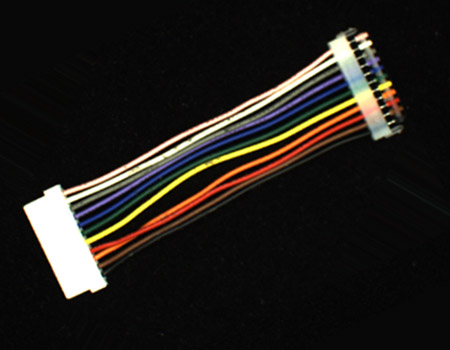
#> input picture 1211/harness.jpg, 450 x 350 px
$ python haress2hough.py
#> lines starting #> are read from the running program, lines starting #| are printed output that depends on the picture; after the words box and inside, x2 and y2 are one past the last pixel; in counts of white or black regions, pixels touching at a corner belong together
# 하네스를 확률 하프변환으로 수정해보기

import cv2
import numpy as np

image = cv2.imread('harness.jpg', cv2.IMREAD_COLOR)
#> image is the input picture: shape (350, 450, 3); mean B, G, R 26.5, 30.4, 33.7
if image is None:
    raise Exception("영상 파일 읽기 에러")

gray = cv2.cvtColor(image, cv2.COLOR_BGR2GRAY) # 그레이로 영상 변환
_, th_gray = cv2.threshold(gray, 240, 255, cv2.THRESH_BINARY) #이진 영상 변환
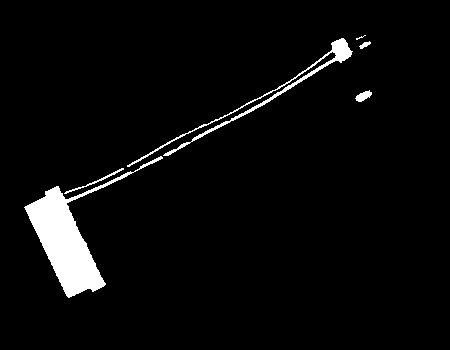
#> th_gray: shape (350, 450); 3.9% white; 6 white regions (1 under 20 px), largest, box (x1, y1, x2, y2) and area: (24, 156, 163, 298) 4532, (127, 38, 353, 167) 1376, (64, 168, 124, 194) 130, (355, 90, 372, 102) 114, (359, 41, 371, 49) 47
kernel = np.ones((3,3), np.uint8)
morph = cv2.erode(th_gray, kernel, iterations=2) # 침식 연산 - 2번 반복
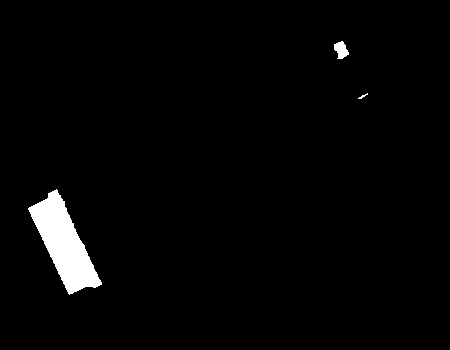
#> morph: shape (350, 450); 2.3% white; 3 white regions

contour, hr = cv2.findContours(morph, cv2.RETR_EXTERNAL, cv2.CHAIN_APPROX_SIMPLE)
#> contour = 3 contours, 1 with area under 20; largest, box (x1, y1, x2, y2) and area: (28, 189, 102, 295) 3326, (334, 41, 349, 59) 150; hr = [[1, -1, -1, -1], [2, 0, -1, -1], [-1, 1, -1, -1]]
sorted_cont = sorted(contour, key=cv2.contourArea, reverse=True)
#> sorted_cont has the same summary as contour
rect = cv2.boundingRect(sorted_cont[0])
#> rect = (28, 189, 74, 106)
x, y, w, h = np.add(rect, (-10, -10, 20, 20)) # 검출 객체 사각형 크기 확대
#> x = 18; y = 179; w = 94; h = 126
roi = th_gray[y:y+h, x:x+w]
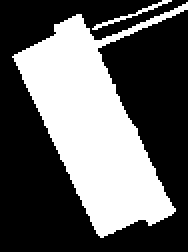
#> roi: shape (126, 94) (shown 2 times larger); 37.6% white; 2 white regions, box (x1, y1, x2, y2) and area: (6, 1, 94, 119) 4377, (46, 0, 86, 15) 76
rho, theta = 1, np.pi / 180 # 허프 변환 거리 간격, 각도 간격
canny = cv2.Canny(roi, 40, 100) # 케니 에지 검출
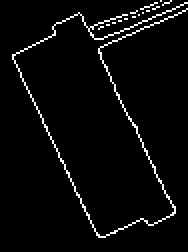
#> canny: shape (126, 94) (shown 2 times larger); 3.7% white in thin lines or dots, all inside (x1, y1, x2, y2) = (6, 0, 94, 119)

lines = cv2.HoughLinesP(canny, rho, theta, 50, None, 50, 10) #OpenCV함수
#> lines = [[6, 27, 48, 117], [49, 26, 87, 105]]

cv2.rectangle(morph, (x,y,w,h), 100, 2) #큰 객체 사각형 표시
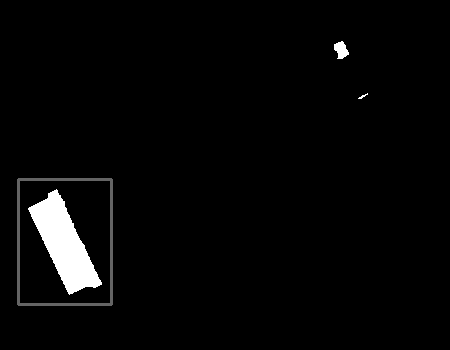
#> morph: shape (350, 450); 0.83% of pixels changed, all inside (x1, y1, x2, y2) = (17, 178, 113, 306)

canny = cv2.cvtColor(canny, cv2.COLOR_GRAY2BGR)

for line in lines:
    # line - 각 선의 정보를 포함하는 배열, 각 요소는 [x1, y1, x2, y2] 형식의 좌표
    x1, y1, x2, y2 = line[0]
    cv2.line(canny, (x1,y1), (x2,y2), (0,0,255), 2)
#> this loop made 2 passes
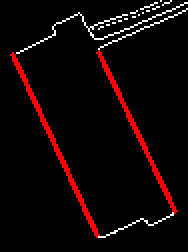
#> canny: shape (126, 94, 3) (shown 2 times larger); mean B, G, R 5.2, 5.2, 15.8

angle = (np.pi - lines[0, 0, 1]) * 180 / np.pi
#> angle = -1367

# # 첫 번째 선의 좌표 가져오기
# x1, y1, x2, y2 = lines[0][0]
# 선의 기울기 기반 각도 계산
# angle = np.arctan2(y2 - y1, x2 - x1) * 180 / np.pi


h, w = image.shape[:2]
#> h = 350; w = 450
center = (w//2, h//2)
#> center = (225, 175)
rot_map = cv2.getRotationMatrix2D(center, -angle, 1)    # 반대방향 회전 행렬 계산
#> rot_map = [[0.292, -0.956, 326.6], [0.956, 0.292, -91.31]]
dst = cv2.warpAffine(image, rot_map, (w,h), cv2.INTER_LINEAR)
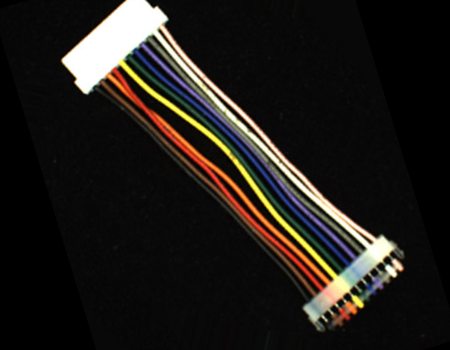
#> dst: shape (350, 450, 3); mean B, G, R 24.9, 28.8, 32

cv2.imshow("image", image)
cv2.imshow("binary", th_gray)
cv2.imshow("morph", morph)
cv2.imshow("line_detect", canny)
cv2.imshow("dst", dst)

cv2.waitKey(0)
